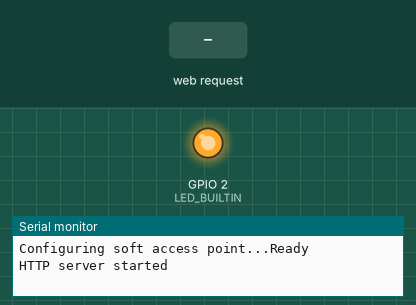
Simulated run of this sketch. Board: ESP8266 (NodeMCU). On the bench: output pins drawn as LEDs (lit = HIGH, except the on-board LED, lit = LOW), the last lines printed to the serial monitor. The test bench sets the inputs (shaded band).

Above: at 1.2 s.
1.3 s: HTTP request GET /off received
At 2.5 s:
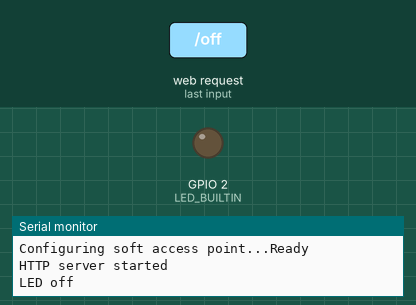
2.8 s: HTTP request GET / received
At 3.8 s:
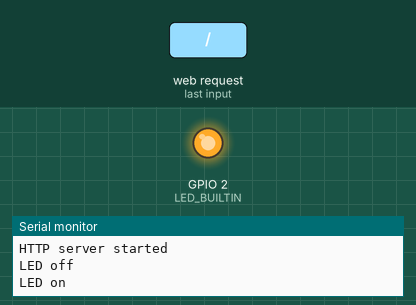
Timing chart, 0 to 5.8 s (numbered marks = the images above; inputs shaded):
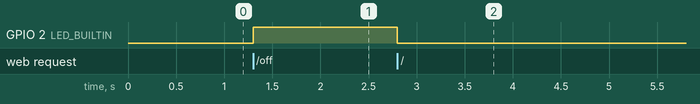

Measured:
- after the input at 1.3 s, GPIO 2 (LED_BUILTIN): LOW → HIGH at once
- after the input at 2.8 s, GPIO 2 (LED_BUILTIN): HIGH → LOW at once

The sketch:

blink_nodemcu.ino
```cpp
/*
 *  This sketch blink built-in LED by sending HTTP requests to HTTP WebServer.
 *
 *  You should connect to `blink-nodemcu` WiFi network first. Then touch/click
 *  the whole gray page. The LED will start blinking as you touched.
 *
 */

#include <ESP8266WiFi.h>
#include <ESP8266WebServer.h>

const char *softSSID = "blink-nodemcu";

ESP8266WebServer server(80);

void setup()
{
  pinMode(LED_BUILTIN, OUTPUT);
  digitalWrite(LED_BUILTIN, LOW);

  Serial.begin(115200);

  // Configure softAP
  Serial.print("Configuring soft access point...");
  WiFi.mode(WIFI_AP);
  Serial.println(WiFi.softAP(softSSID) ? "Ready" : "Failed!");

  // Setup HTTP Server
  server.on("/", handleOn);
  server.on("/on", handleOn);
  server.on("/off", handleOff);

  server.begin();

  Serial.println("HTTP server started");
}


void loop()
{
  server.handleClient();
}

void handleOn()
{
  digitalWrite(LED_BUILTIN, LOW);
  Serial.println("LED on");

  const char *plainHtml =
  "<head>"
  "<style> html, body { height: 100vh } </style>"
  "<style> body { background-color: #02BDAD } </style>"
  "<script> function action() { window.location.href = '/off'; } </script>"
  "</head>"
  "<body onclick='action()' ontouchstart='action()'></body>";

  server.send(200, "text/html", plainHtml);
}

void handleOff()
{
  digitalWrite(LED_BUILTIN, HIGH);
  Serial.println("LED off");

  const char *plainHtml =
  "<head>"
  "<style> html, body { height: 100vh } </style>"
  "<style> body { background-color: gray } </style>"
  "<script> function action() { window.location.href = '/on'; } </script>"
  "</head>"
  "<body onclick='action()' ontouchstart='action()'></body>";

  server.send(200, "text/html", plainHtml);
}
```
